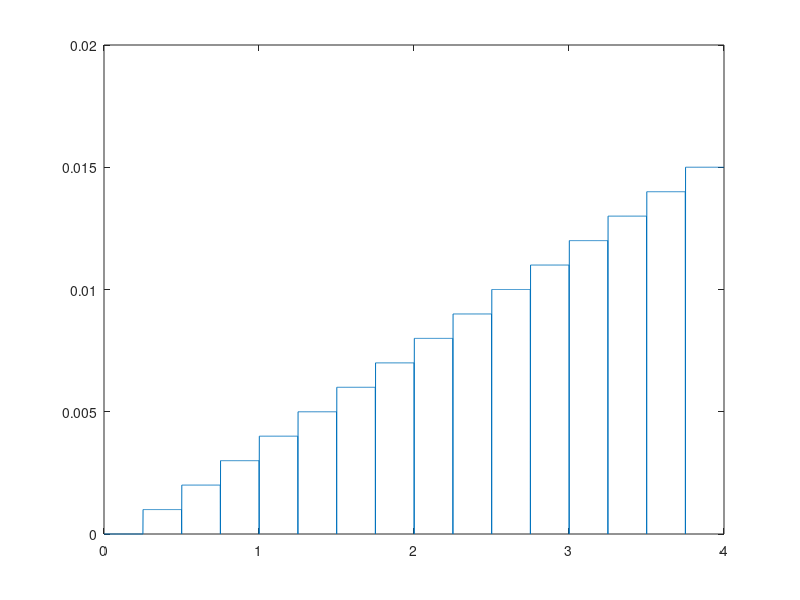

MATLAB code for this plot:
function tema_de_casa_ex3()
N=4; % pe 4 niveluri
ts=0.001;
t=0:ts:N;

j=1;

for i=1:length(t)
    if t(i)<=j*0.25
        if j<=length(t)
            x(i)=t(j);
        else
            x(i)=0;
        end
    else
         j=j+1;
        end
    end
    axis([0 20 -5 3])
    plot(t,x);
end


            
